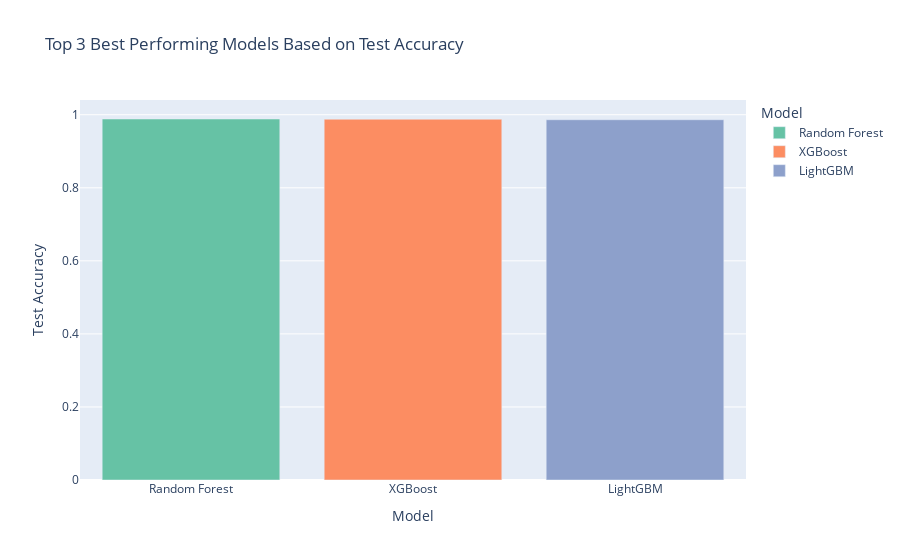

Source (notebook cell):
### Markdown cell above
7) `Select 3 best models for your dataset based on the accuracy metric and plot the results with Plotly Bar plot.`

### Code cell
import plotly.express as px

# the models and their corresponding test accuracies
model_names = ['Random Forest', 'XGBoost', 'LightGBM', 'CatBoost', 'Decision Tree', 'KNN', 'SVC', 'Logistic Regression']
test_accuracies = [0.988333, 0.987667, 0.986333, 0.985667, 0.979700, 0.956200, 0.793500, 0.780700]

# Create a DataFrame
df = pd.DataFrame({
    'Model': model_names,
    'Test Accuracy': test_accuracies
})

# Sort the models by Test Accuracy in descending order
top_3_models = df.sort_values(by='Test Accuracy', ascending=False).head(3)

# Create a Plotly bar plot
fig = px.bar(top_3_models, x='Model', y='Test Accuracy', 
             title='Top 3 Best Performing Models Based on Test Accuracy',
             labels={'Test Accuracy': 'Test Accuracy', 'Model': 'Model'},
             color='Model', color_discrete_sequence=px.colors.qualitative.Set2)

# Show the plot
fig.show()

### Figure 1 — Plotly figure (JSON) as saved in the notebook; plotly's stock layout.template omitted (floating-point values rounded to 4 significant figures)
{"data": [{"alignmentgroup": "True", "hovertemplate": "Model=%{x}<br>Test Accuracy=%{y}<extra></extra>", "legendgroup": "Random Forest", "marker": {"color": "rgb(102,194,165)", "pattern": {"shape": ""}}, "name": "Random Forest", "offsetgroup": "Random Forest", "orientation": "v", "showlegend": true, "textposition": "auto", "type": "bar", "x": ["Random Forest"], "xaxis": "x", "y": [0.9883], "yaxis": "y"}, {"alignmentgroup": "True", "hovertemplate": "Model=%{x}<br>Test Accuracy=%{y}<extra></extra>", "legendgroup": "XGBoost", "marker": {"color": "rgb(252,141,98)", "pattern": {"shape": ""}}, "name": "XGBoost", "offsetgroup": "XGBoost", "orientation": "v", "showlegend": true, "textposition": "auto", "type": "bar", "x": ["XGBoost"], "xaxis": "x", "y": [0.9877], "yaxis": "y"}, {"alignmentgroup": "True", "hovertemplate": "Model=%{x}<br>Test Accuracy=%{y}<extra></extra>", "legendgroup": "LightGBM", "marker": {"color": "rgb(141,160,203)", "pattern": {"shape": ""}}, "name": "LightGBM", "offsetgroup": "LightGBM", "orientation": "v", "showlegend": true, "textposition": "auto", "type": "bar", "x": ["LightGBM"], "xaxis": "x", "y": [0.9863], "yaxis": "y"}], "layout": {"autosize": true, "barmode": "relative", "legend": {"title": {"text": "Model"}, "tracegroupgap": 0}, "title": {"text": "Top 3 Best Performing Models Based on Test Accuracy"}, "xaxis": {"anchor": "y", "autorange": true, "categoryarray": ["Random Forest", "XGBoost", "LightGBM"], "categoryorder": "array", "domain": [0, 1], "range": [-0.5, 2.5], "title": {"text": "Model"}, "type": "category"}, "yaxis": {"anchor": "x", "autorange": true, "domain": [0, 1], "range": [0, 1.04], "title": {"text": "Test Accuracy"}, "type": "linear"}}}
